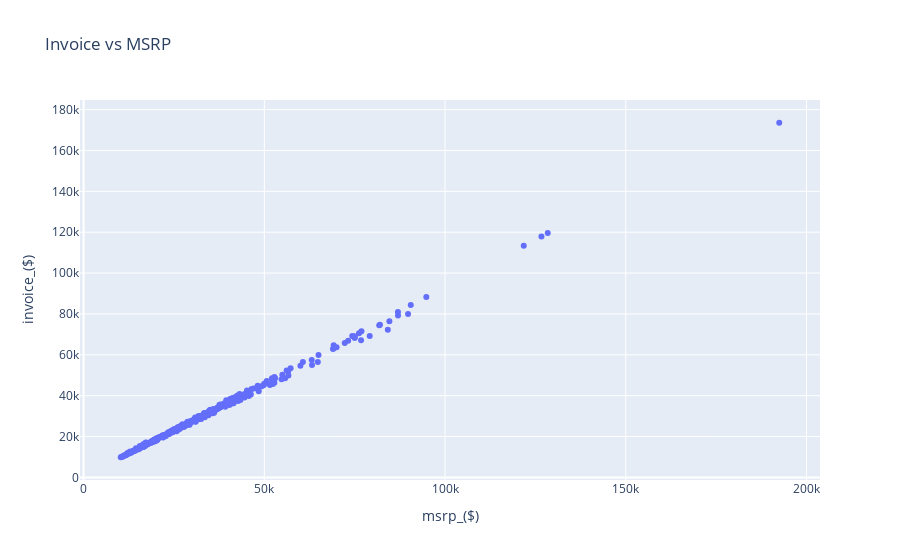

The code cell stored with this chart in its notebook:
### Markdown cell above
### How does invoice relate to msrp?

### Code cell
fig7 = px.scatter(df, x='msrp_($)', y='invoice_($)', title='Invoice vs MSRP')
fig7.show()

### Figure 1 — Plotly figure (JSON) as saved in the notebook; plotly's stock layout.template omitted (floating-point values rounded to 4 significant figures; data arrays with more than 128 entries replaced by an {"elided": "..."} marker saying what was removed)
{"data": [{"hovertemplate": "msrp_($)=%{x}<br>invoice_($)=%{y}<extra></extra>", "legendgroup": "", "marker": {"color": "#636efa", "symbol": "circle"}, "mode": "markers", "name": "", "orientation": "v", "showlegend": false, "type": "scatter", "x": {"elided": "426 int values"}, "xaxis": "x", "y": {"elided": "426 int values"}, "yaxis": "y"}], "layout": {"legend": {"tracegroupgap": 0}, "title": {"text": "Invoice vs MSRP"}, "xaxis": {"anchor": "y", "domain": [0, 1], "title": {"text": "msrp_($)"}}, "yaxis": {"anchor": "x", "domain": [0, 1], "title": {"text": "invoice_($)"}}}}
